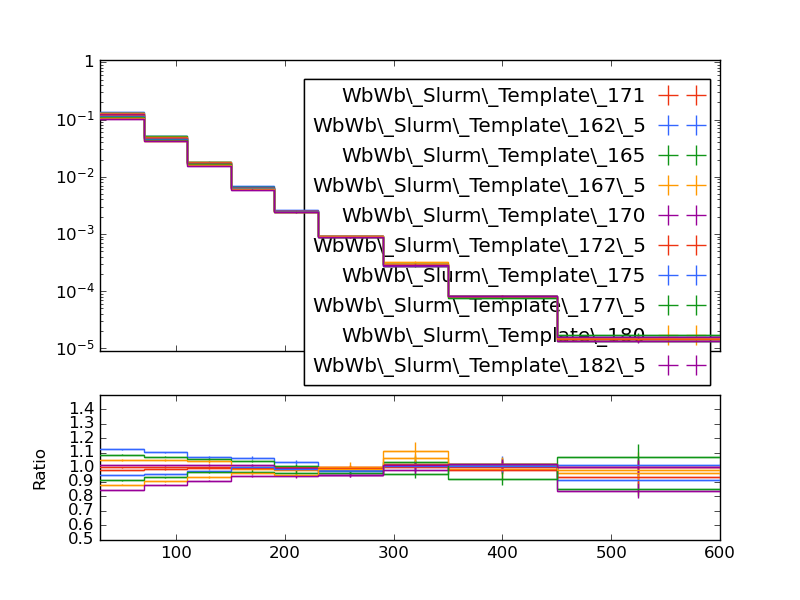

Generate this figure with Python:
#! /usr/bin/env python

# This Python script was auto-generated using YODA v2.0.1.
# Analysis object: /WbWb_singlelepton/pT_lep1
# Timestamp: 12-01-2026 (12:51:18)

import matplotlib as mpl
import matplotlib.pyplot as plt
mpl.use('Agg') # comment out for interactive use
import os
import numpy as np

plotDir = os.path.split(os.path.realpath(__file__))[0]
if 'YODA_USER_PLOT_PATH' in globals():
    plot_outdir = globals()['YODA_USER_PLOT_PATH']
else:
    plot_outdir = plotDir

#plot style
plt.style.use(os.path.join(plotDir, '../default.mplstyle'))

plt.rcParams['text.usetex'] = False
plt.style.use(['classic'])
plt.rc('font', family='DejaVu Sans')
# plot metadata
figW, figH = plt.rcParams['figure.figsize']
ax_xLabel = r''
ax_yLabel = r''
ax_title  = r''
ax_xScale = 'linear'
ax_yScale = 'log'
xLims = (30.0, 600.0)
yLims = (9e-06, 1.1)

# TeX-friendly labels for the legend
labels = {
    'legend' : ([ r"WbWb\_Slurm\_Template\_171", r"WbWb\_Slurm\_Template\_162\_5", r"WbWb\_Slurm\_Template\_165", r"WbWb\_Slurm\_Template\_167\_5", r"WbWb\_Slurm\_Template\_170", r"WbWb\_Slurm\_Template\_172\_5", r"WbWb\_Slurm\_Template\_175", r"WbWb\_Slurm\_Template\_177\_5", r"WbWb\_Slurm\_Template\_180", r"WbWb\_Slurm\_Template\_182\_5" ], r""),
}

# Adjust canvas width and height
canvasW = 10.0
canvasH = 9.0
figW *= canvasW/10.
figH *= canvasH/9.

# Create figure and axis objects
fig, (ax, ratio0_ax) = plt.subplots(2, 1, sharex=True,
                  figsize=(figW,figH), gridspec_kw={'height_ratios': (6.0, 3.0)})

# Set figure margins
plt.subplots_adjust(
    left   = 1.0 * plt.rcParams['figure.subplot.left'],
    right  = 1.0 * plt.rcParams['figure.subplot.right'],
    top    = 1.0 * plt.rcParams['figure.subplot.top'],
    bottom = 1.0 * plt.rcParams['figure.subplot.bottom'])

ratio0_ax.yaxis.set_major_locator(mpl.ticker.MultipleLocator(0.1))
ratio0_ax.set_ylim(0.5, 1.4999)
ratio0_ax.set_ylabel('Ratio')

# the numerical data is stored in a separate file
dataf = dict()
prefix = os.path.split(__file__)[0]
if prefix:    prefix = prefix + '/'
exec(open(prefix+'pT_lep1__data.py').read(), dataf)


legend_handles = dict() # keep track of handles for the legend

# style options for curves
# starts at zorder>=5 to draw curve on top of legend
styles = {
  'WbWb_LO_PS_Had_171/Analysis/WbWb_Slurm_Template_171.yoda.gz': {
    'color' : '#EE3311',
    'linestyle' : '-',
    'linewidth' : 1,
    'marker' : 'none',
    'markersize' : 2,
    'capsize' : 0.0,
    'zorder' : 5,
    'histstyle' : 1,
    'drawstyle' : 'steps-pre',
    'xerrorbars' : 1,
    'yerrorbars' : 1,
    'fillcolor' : None,
    'fillopacity' : 1.0,
    'ratio0_linestyle' : '-',
    'ratio0_linewidth' : 1,
    'ratio0_marker' : 'none',
    'ratio0_markersize' : 2,
    'ratio0_capsize' : 0.0,
    'ratio0_zorder' : 5,
    'ratio0_histstyle' : 1,
    'ratio0_drawstyle' : 'steps-pre',
    'ratio0_xerrorbars' : 1,
    'ratio0_yerrorbars' : 1,
  },
  'WbWb_LO_PS_Had_162/Analysis/WbWb_Slurm_Template_162_5.yoda.gz': {
    'color' : '#3366FF',
    'linestyle' : '-',
    'linewidth' : 1,
    'marker' : 'none',
    'markersize' : 2,
    'capsize' : 0.0,
    'zorder' : 6,
    'histstyle' : 1,
    'drawstyle' : 'steps-pre',
    'xerrorbars' : 1,
    'yerrorbars' : 1,
    'fillcolor' : None,
    'fillopacity' : 1.0,
    'ratio0_linestyle' : '-',
    'ratio0_linewidth' : 1,
    'ratio0_marker' : 'none',
    'ratio0_markersize' : 2,
    'ratio0_capsize' : 0.0,
    'ratio0_zorder' : 6,
    'ratio0_histstyle' : 1,
    'ratio0_drawstyle' : 'steps-pre',
    'ratio0_xerrorbars' : 1,
    'ratio0_yerrorbars' : 1,
  },
  'WbWb_LO_PS_Had_165/Analysis/WbWb_Slurm_Template_165.yoda.gz': {
    'color' : '#109618',
    'linestyle' : '-',
    'linewidth' : 1,
    'marker' : 'none',
    'markersize' : 2,
    'capsize' : 0.0,
    'zorder' : 7,
    'histstyle' : 1,
    'drawstyle' : 'steps-pre',
    'xerrorbars' : 1,
    'yerrorbars' : 1,
    'fillcolor' : None,
    'fillopacity' : 1.0,
    'ratio0_linestyle' : '-',
    'ratio0_linewidth' : 1,
    'ratio0_marker' : 'none',
    'ratio0_markersize' : 2,
    'ratio0_capsize' : 0.0,
    'ratio0_zorder' : 7,
    'ratio0_histstyle' : 1,
    'ratio0_drawstyle' : 'steps-pre',
    'ratio0_xerrorbars' : 1,
    'ratio0_yerrorbars' : 1,
  },
  'WbWb_LO_PS_Had_167/Analysis/WbWb_Slurm_Template_167_5.yoda.gz': {
    'color' : '#FF9900',
    'linestyle' : '-',
    'linewidth' : 1,
    'marker' : 'none',
    'markersize' : 2,
    'capsize' : 0.0,
    'zorder' : 8,
    'histstyle' : 1,
    'drawstyle' : 'steps-pre',
    'xerrorbars' : 1,
    'yerrorbars' : 1,
    'fillcolor' : None,
    'fillopacity' : 1.0,
    'ratio0_linestyle' : '-',
    'ratio0_linewidth' : 1,
    'ratio0_marker' : 'none',
    'ratio0_markersize' : 2,
    'ratio0_capsize' : 0.0,
    'ratio0_zorder' : 8,
    'ratio0_histstyle' : 1,
    'ratio0_drawstyle' : 'steps-pre',
    'ratio0_xerrorbars' : 1,
    'ratio0_yerrorbars' : 1,
  },
  'WbWb_LO_PS_Had_170/Analysis/WbWb_Slurm_Template_170.yoda.gz': {
    'color' : '#990099',
    'linestyle' : '-',
    'linewidth' : 1,
    'marker' : 'none',
    'markersize' : 2,
    'capsize' : 0.0,
    'zorder' : 9,
    'histstyle' : 1,
    'drawstyle' : 'steps-pre',
    'xerrorbars' : 1,
    'yerrorbars' : 1,
    'fillcolor' : None,
    'fillopacity' : 1.0,
    'ratio0_linestyle' : '-',
    'ratio0_linewidth' : 1,
    'ratio0_marker' : 'none',
    'ratio0_markersize' : 2,
    'ratio0_capsize' : 0.0,
    'ratio0_zorder' : 9,
    'ratio0_histstyle' : 1,
    'ratio0_drawstyle' : 'steps-pre',
    'ratio0_xerrorbars' : 1,
    'ratio0_yerrorbars' : 1,
  },
  'WbWb_LO_PS_Had_172/Analysis/WbWb_Slurm_Template_172_5.yoda.gz': {
    'color' : '#EE3311',
    'linestyle' : '-',
    'linewidth' : 1,
    'marker' : 'none',
    'markersize' : 2,
    'capsize' : 0.0,
    'zorder' : 10,
    'histstyle' : 1,
    'drawstyle' : 'steps-pre',
    'xerrorbars' : 1,
    'yerrorbars' : 1,
    'fillcolor' : None,
    'fillopacity' : 1.0,
    'ratio0_linestyle' : '-',
    'ratio0_linewidth' : 1,
    'ratio0_marker' : 'none',
    'ratio0_markersize' : 2,
    'ratio0_capsize' : 0.0,
    'ratio0_zorder' : 10,
    'ratio0_histstyle' : 1,
    'ratio0_drawstyle' : 'steps-pre',
    'ratio0_xerrorbars' : 1,
    'ratio0_yerrorbars' : 1,
  },
  'WbWb_LO_PS_Had_175/Analysis/WbWb_Slurm_Template_175.yoda.gz': {
    'color' : '#3366FF',
    'linestyle' : '-',
    'linewidth' : 1,
    'marker' : 'none',
    'markersize' : 2,
    'capsize' : 0.0,
    'zorder' : 11,
    'histstyle' : 1,
    'drawstyle' : 'steps-pre',
    'xerrorbars' : 1,
    'yerrorbars' : 1,
    'fillcolor' : None,
    'fillopacity' : 1.0,
    'ratio0_linestyle' : '-',
    'ratio0_linewidth' : 1,
    'ratio0_marker' : 'none',
    'ratio0_markersize' : 2,
    'ratio0_capsize' : 0.0,
    'ratio0_zorder' : 11,
    'ratio0_histstyle' : 1,
    'ratio0_drawstyle' : 'steps-pre',
    'ratio0_xerrorbars' : 1,
    'ratio0_yerrorbars' : 1,
  },
  'WbWb_LO_PS_Had_177/Analysis/WbWb_Slurm_Template_177_5.yoda.gz': {
    'color' : '#109618',
    'linestyle' : '-',
    'linewidth' : 1,
    'marker' : 'none',
    'markersize' : 2,
    'capsize' : 0.0,
    'zorder' : 12,
    'histstyle' : 1,
    'drawstyle' : 'steps-pre',
    'xerrorbars' : 1,
    'yerrorbars' : 1,
    'fillcolor' : None,
    'fillopacity' : 1.0,
    'ratio0_linestyle' : '-',
    'ratio0_linewidth' : 1,
    'ratio0_marker' : 'none',
    'ratio0_markersize' : 2,
    'ratio0_capsize' : 0.0,
    'ratio0_zorder' : 12,
    'ratio0_histstyle' : 1,
    'ratio0_drawstyle' : 'steps-pre',
    'ratio0_xerrorbars' : 1,
    'ratio0_yerrorbars' : 1,
  },
  'WbWb_LO_PS_Had_180/Analysis/WbWb_Slurm_Template_180.yoda.gz': {
    'color' : '#FF9900',
    'linestyle' : '-',
    'linewidth' : 1,
    'marker' : 'none',
    'markersize' : 2,
    'capsize' : 0.0,
    'zorder' : 13,
    'histstyle' : 1,
    'drawstyle' : 'steps-pre',
    'xerrorbars' : 1,
    'yerrorbars' : 1,
    'fillcolor' : None,
    'fillopacity' : 1.0,
    'ratio0_linestyle' : '-',
    'ratio0_linewidth' : 1,
    'ratio0_marker' : 'none',
    'ratio0_markersize' : 2,
    'ratio0_capsize' : 0.0,
    'ratio0_zorder' : 13,
    'ratio0_histstyle' : 1,
    'ratio0_drawstyle' : 'steps-pre',
    'ratio0_xerrorbars' : 1,
    'ratio0_yerrorbars' : 1,
  },
  'WbWb_LO_PS_Had_182/Analysis/WbWb_Slurm_Template_182_5.yoda.gz': {
    'color' : '#990099',
    'linestyle' : '-',
    'linewidth' : 1,
    'marker' : 'none',
    'markersize' : 2,
    'capsize' : 0.0,
    'zorder' : 14,
    'histstyle' : 1,
    'drawstyle' : 'steps-pre',
    'xerrorbars' : 1,
    'yerrorbars' : 1,
    'fillcolor' : None,
    'fillopacity' : 1.0,
    'ratio0_linestyle' : '-',
    'ratio0_linewidth' : 1,
    'ratio0_marker' : 'none',
    'ratio0_markersize' : 2,
    'ratio0_capsize' : 0.0,
    'ratio0_zorder' : 14,
    'ratio0_histstyle' : 1,
    'ratio0_drawstyle' : 'steps-pre',
    'ratio0_xerrorbars' : 1,
    'ratio0_yerrorbars' : 1,
  },
}

# curve from input yoda files in main panel
for label, yvals in dataf['yvals'].items():
    if all(np.isnan(v) for v in dataf['yvals'][label]):
        continue
    tmp = None
    if styles[label]['histstyle']: # draw as histogram
        xpos = dataf['xedges'][label] if styles[label]['drawstyle'] else dataf['xpoints'][label]
        ypos = np.insert(yvals, 0, yvals[0]) if styles[label]['drawstyle'] else yvals
        if styles[label]['fillcolor']: # fill area below curve
            ax.fill_between(xpos, ypos, step='pre',
                            color=styles[label]['fillcolor'],
                            alpha=styles[label]['fillopacity'])
        tmp, = ax.plot(xpos, ypos,
                       color=styles[label]['color'],
                       linestyle=styles[label]['linestyle'],
                       linewidth=styles[label]['linewidth'],
                       drawstyle=styles[label]['drawstyle'], solid_joinstyle='miter',
                       zorder=styles[label]['zorder'], label=label)
    tmp = ax.errorbar(dataf['xpoints'][label], yvals,
                      xerr=np.array(dataf['xerrs'][label])*styles[label]['xerrorbars'],
                      yerr=np.array(dataf['yerrs'][label])*styles[label]['yerrorbars'],
                      fmt=styles[label]['marker'], capsize=styles[label]['capsize'],
                      markersize=styles[label]['markersize'],
                      ecolor=styles[label]['color'],
                      color=styles[label]['color'], zorder=styles[label]['zorder'])
    tmp[-1][0].set_linestyle(styles[label]['linestyle'])
    tmp[-1][0].set_linewidth(styles[label]['linewidth'])
    if label in dataf['add_legend_handle']:  legend_handles[label] = tmp
    for varLabel in dataf['variation_yvals'].keys():
        if varLabel.startswith(label):
            tmp, = ax.plot(dataf['xedges'][label], dataf['variation_yvals'][varLabel],
                           color=styles[label]['color'],
                           linestyle=styles[label]['linestyle'],
                           linewidth=styles[label]['linewidth'],
                           drawstyle='steps-pre', solid_joinstyle='miter',
                           zorder=styles[label]['zorder'], alpha=0.5)


# plots on ratio panel
# curve from input yoda files in ratio panel
for label, yvals in dataf['ratio0_yvals'].items():
    if all(np.isnan(v) for v in yvals):
        continue
    if styles[label]['ratio0_histstyle']: # plot as histogram
        xpos = dataf['xedges']['WbWb_LO_PS_Had_171/Analysis/WbWb_Slurm_Template_171.yoda.gz'] if styles[label]['ratio0_drawstyle'] else dataf['xpoints']['WbWb_LO_PS_Had_171/Analysis/WbWb_Slurm_Template_171.yoda.gz']
        ypos = np.insert(yvals, 0, yvals[0]) if styles[label]['ratio0_drawstyle'] else yvals
        ratio0_ax.plot(xpos, ypos,
                       color=styles[label]['color'],
                       linewidth=styles[label]['linewidth'],
                       linestyle=styles[label]['ratio0_linestyle'],
                       drawstyle=styles[label]['ratio0_drawstyle'], zorder=styles[label]['zorder'],
                       solid_joinstyle='miter')
    tmp = ratio0_ax.errorbar(dataf['xpoints']['WbWb_LO_PS_Had_171/Analysis/WbWb_Slurm_Template_171.yoda.gz'], yvals,
                             xerr=np.array(dataf['ref_xerrs'])*styles[label]['ratio0_xerrorbars'],
                             yerr=np.array(dataf['ratio0_yerrs'][label])*styles[label]['ratio0_yerrorbars'],
                             fmt=styles[label]['ratio0_marker'], capsize=styles[label]['ratio0_capsize'],
                             markersize=styles[label]['ratio0_markersize'],
                             ecolor=styles[label]['color'],
                             color=styles[label]['color'])
    tmp[-1][0].set_linestyle(styles[label]['ratio0_linestyle'])
    tmp[-1][0].set_linewidth(styles[label]['ratio0_linewidth'])

    for varlabel in dataf['ratio0_variation_vals'].keys():
        if varlabel.startswith(label):
            ratio0_ax.plot(dataf['xedges']['WbWb_LO_PS_Had_171/Analysis/WbWb_Slurm_Template_171.yoda.gz'],
                            dataf['ratio0_variation_vals'][varlabel],
                            color=styles[label]['color'],
                            linestyle=styles[label]['linestyle'],
                            linewidth=styles[label]['linewidth'],
                            drawstyle='steps-pre', solid_joinstyle='miter',
                            zorder=1, alpha=0.5)

legend_items = list(legend_handles.values())
ax.add_artist(ax.legend(legend_items,
                        labels['legend'][0],
                        title=labels['legend'][1],
                        alignment='right',
                        loc='upper right',
                        bbox_to_anchor=(1.0, 0.97),markerfirst=False))

# set plot metadata as defined above
ratio0_ax.set_xlabel(ax_xLabel)
ratio0_ax.xaxis.set_label_coords(1., -0.15)
ax.set_ylabel(ax_yLabel, ha='right', va='top')
ax.yaxis.set_label_coords(-0.11, 1.0)
ax.set_title(ax_title, loc='left')
ax.set_xscale(ax_xScale)
ax.set_yscale(ax_yScale)
ax.set_xlim(xLims)
ax.set_ylim(yLims)

# tick formatting
plt.rcParams['xtick.top'] = True
plt.rcParams['ytick.right'] = True
ax.yaxis.set_major_locator(mpl.ticker.LogLocator(base=10.0, numticks=np.inf))
ax.yaxis.set_minor_locator(mpl.ticker.LogLocator(
                           base=10.0, subs=np.arange(0.1, 1, 0.1), numticks=np.inf))
fig.align_ylabels((ax, ratio0_ax))
plt.savefig(os.path.join(plot_outdir, 'pT_lep1.pdf'), format='PDF')
plt.savefig(os.path.join(plot_outdir, 'pT_lep1.png'), format='PNG')

plt.close(fig)
